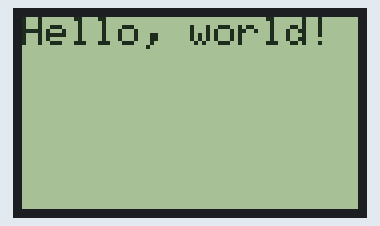
Recording of a sketch running on a simulated Arduino Uno, built with avr-gcc and run on an emulated ATmega328P. On the bench: 84×48 one-colour display. The display library's start-up logo is not drawn.

Above: at 2.1 s.

The sketch:

lcd_test.ino
```cpp
#include <SPI.h>
#include <Adafruit_GFX.h>
#include <Adafruit_PCD8544.h>

Adafruit_PCD8544 display = Adafruit_PCD8544(7, 6, 5, 4, 3);

void setup() {
  display.begin();
  display.display();
  display.setContrast(100);
  delay(2000);
  display.clearDisplay();
  display.setTextSize(1);
  display.setTextColor(BLACK);
  display.setCursor(0,0);
  display.println("Hello, world!");
  display.display();
  delay(2000);
}

void loop() {

}
```
